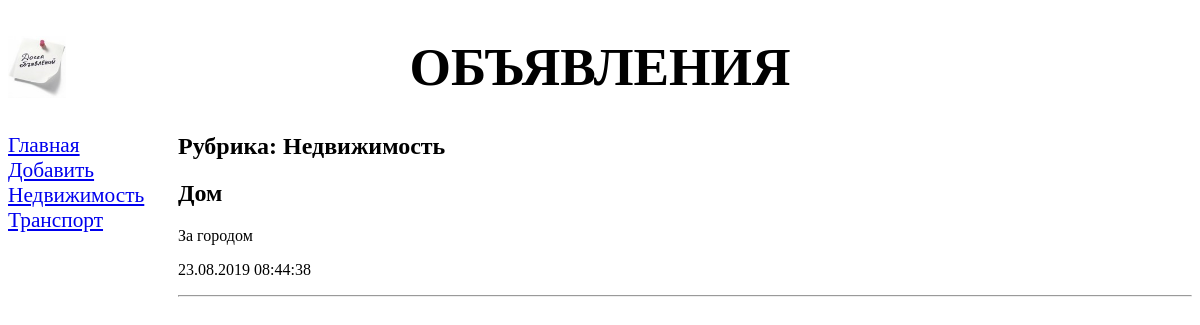
Page /bboard/1/ on the earlier database version.
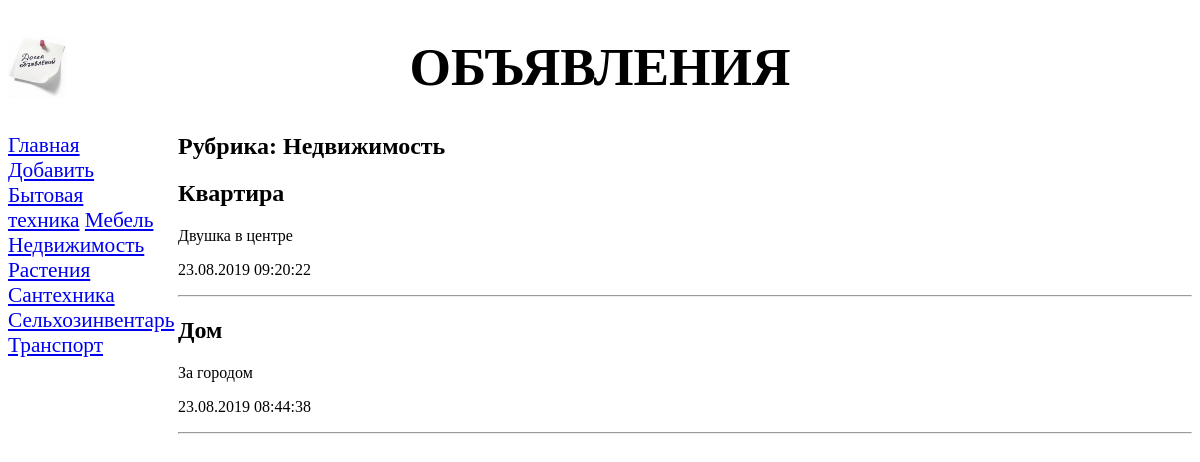
Same page on the later database version.
### bboard/models.py (models this page shows, shortened)
class Rubric(models.Model):
    name = models.CharField(max_length=20, db_index=True,
                            verbose_name='Название')
    def get_absolute_url(self):
        return "/bboard/%s" % self.pk
    class Meta:
        verbose_name_plural = 'Рубрики'
        verbose_name = 'Рубрика'
        ordering = ['name']

class Bb(models.Model):
    title = models.CharField(max_length=50, verbose_name='Товар')
    content = models.TextField(null=True, blank=True, verbose_name='Описание')
    price = models.FloatField(null=True, blank=True, verbose_name='Цена')
    published = models.DateTimeField(auto_now_add=True, db_index=True, verbose_name='Опубликовано')
    rubric = models.ForeignKey('Rubric', null=True, on_delete=models.PROTECT, verbose_name='Рубрика')
    class Meta:
        verbose_name_plural = 'Объявления'
        verbose_name = 'Объявление'
        ordering = ['-published']

### bboard/views.py (the view)
# urls.py: path('<int:rubric_id>/', by_rubric, name='by_rubric'),
def by_rubric(request, rubric_id):
    bbs = Bb.objects.filter(rubric=rubric_id)
    rubrics = Rubric.objects.all()
    current_rubric = Rubric.objects.get(pk=rubric_id)
    context = {'bbs': bbs, 'rubrics': rubrics, 'current_rubric': current_rubric}
    return render(request, 'bboard/by_rubric.html', context)

### bboard/templates/bboard/by_rubric.html (shortened to what this page needs)
{% extends "layout/basic.html" %}
    {% block content %}
        <h2>Рубрика: {{ current_rubric.name }}</h2>
        {% for bb in bbs %}
        <div>
            <h2>{{ bb.title }}</h2>
            <p>{{ bb.content }}</p>
            <p>{{ bb.published|date:"d.m.Y H:i:s" }}</p>
            <hr>
        </div>
        {% endfor %}
    {% endblock %}

### bboard/templates/layout/basic.html (shortened to what this page needs)
{% load static %}
<!DOCTYPE html>
<html>
    <head>
        <link rel="stylesheet" type="text/css" href="{% static 'bboard/style.css' %}">
    </head>
    <body>
        <header>
            <h1>Объявления</h1>
        </header>
        <nav>
            <a href="{% url 'index' %}">Главная</a>
            <a href="{% url 'add' %}">Добавить</a>
            {% for rubric in rubrics %}
            <a href="{{ rubric.get_absolute_url }}">{{ rubric.name }}</a>
            {% endfor %}
        </nav>
        <section>
            {% block content %}
            {% endblock %}
        </section>
    </body>
</html>

Differences in the rows shown:
added Rubric: name "Бытовая техника"
added Rubric: name "Мебель"
added Rubric: name "Растения"
added Rubric: name "Сантехника"
added Rubric: name "Сельхозинвентарь"
added Bb: title "Квартира", content "Двушка в центре", published "23.08.2019 09:20:22"
